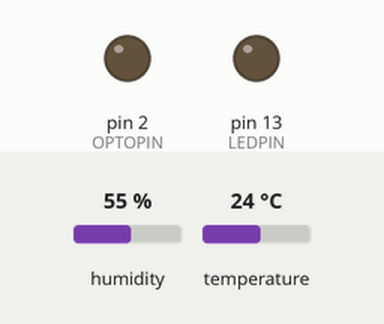
Recording of a sketch running on a simulated Arduino Uno, built with avr-gcc and run on an emulated ATmega328P. On the bench: output pins drawn as LEDs (lit = HIGH). The inputs (shaded band) are chosen by the test bench; at power-on: humidity 55 %, temperature 24 °C.

Above: at 5.8 s.
5.9 s: humidity set to 57 %
At 10.4 s:
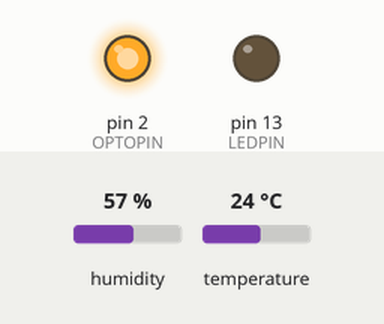
11.9 s: humidity set to 22 %
At 16.3 s:
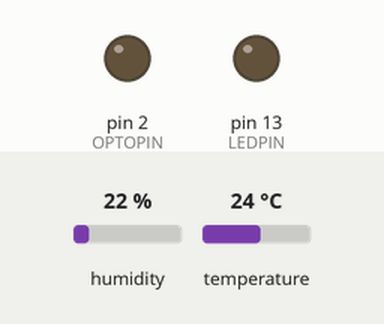
17.9 s: humidity set to 68 %
At 20.9 s:
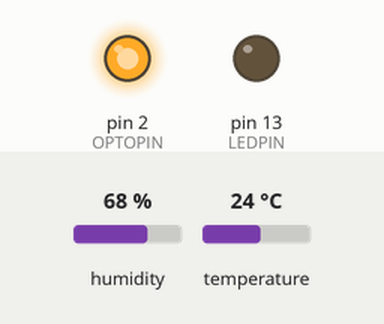
Timing chart, 0 to 22.4 s (numbered marks = the images above; inputs shaded):
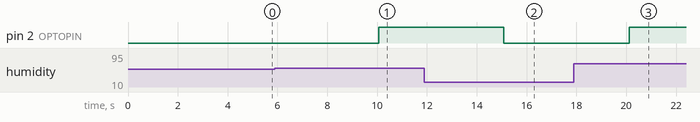

The sketch:

main.ino
```cpp
#include <Time.h>

//Celsius to Fahrenheit conversion
double Fahrenheit(double celsius)
{
  return 1.8 * celsius + 32;
}

// fast integer version with rounding
//int Celcius2Fahrenheit(int celcius)
//{
//  return (celsius * 18 + 5)/10 + 32;
//}


//Celsius to Kelvin conversion
double Kelvin(double celsius)
{
  return celsius + 273.15;
}

double dewPoint(double celsius, double humidity)
{
  // (1) Saturation Vapor Pressure = ESGG(T)
  double RATIO = 373.15 / (273.15 + celsius);
  double RHS = -7.90298 * (RATIO - 1);
  RHS += 5.02808 * log10(RATIO);
  RHS += -1.3816e-7 * (pow(10, (11.344 * (1 - 1/RATIO ))) - 1) ;
  RHS += 8.1328e-3 * (pow(10, (-3.49149 * (RATIO - 1))) - 1) ;
  RHS += log10(1013.246);

        // factor -3 is to adjust units - Vapor Pressure SVP * humidity
  double VP = pow(10, RHS - 3) * humidity;

        // (2) DEWPOINT = F(Vapor Pressure)
  double T = log(VP/0.61078);   // temp var
  return (241.88 * T) / (17.558 - T);
}

// delta max = 0.6544 wrt dewPoint()
// 6.9 x faster than dewPoint()
// reference: http://en.wikipedia.org/wiki/Dew_point
double dewPointFast(double celsius, double humidity)
{
  double a = 17.271;
  double b = 237.7;
  double temp = (a * celsius) / (b + celsius) + log(humidity*0.01);
  double Td = (b * temp) / (a - temp);
  return Td;
}


#include <dht11.h>

dht11 DHT11;

#define DHT11PIN 3
#define OPTOPIN 2
#define LEDPIN 13

#define DEBUG false
#define SHOWLED false

void setup()
{

  pinMode(OPTOPIN,OUTPUT);
  digitalWrite(OPTOPIN,LOW);
  pinMode(LEDPIN, OUTPUT);

  if (DEBUG) {
    Serial.begin(115200);
    Serial.println("DHT11 TEST PROGRAM ");
    Serial.print("LIBRARY VERSION: ");
    Serial.println(DHT11LIB_VERSION);
    Serial.println();
  }
}

void fanOff() {
  if (DEBUG) { Serial.print("turning fan off"); }
  pinMode(OPTOPIN,OUTPUT);
  digitalWrite(OPTOPIN,LOW);
  if (SHOWLED) {
    digitalWrite(LEDPIN, LOW);
  }
}

void fanOn() {
  if (DEBUG) { Serial.print("turning fan on"); }
  pinMode(OPTOPIN,OUTPUT);
  digitalWrite(OPTOPIN,HIGH);
  if (SHOWLED) {
    digitalWrite(LEDPIN, HIGH);
  }
}


void loop()
{
  if (DEBUG) { Serial.println("\n"); }

  int chk = DHT11.read(DHT11PIN);

  if (DEBUG) { Serial.print("Read sensor: "); }

  switch (chk)
  {
    case DHTLIB_OK:

      if (DEBUG) {
        Serial.println("OK");
        Serial.print("Humidity (%): ");
        Serial.println((float)DHT11.humidity, 2);
        Serial.print("Temperature (°C): ");
        Serial.println((float)DHT11.temperature, 2);
        Serial.print("Dew Point (°C): ");
        Serial.println(dewPointFast(DHT11.temperature, DHT11.humidity));
      }

      if (DHT11.humidity > 55) {
      // if (second() > 29) {
        fanOn();
      } else {
        fanOff();
      }


      break;
    case DHTLIB_ERROR_CHECKSUM:
      if (DEBUG) { Serial.println("Checksum error"); }
      break;
    case DHTLIB_ERROR_TIMEOUT:
      if (DEBUG) { Serial.println("Time out error"); }
      break;
    default:
      if (DEBUG) { Serial.println("Unknown error"); }
      break;
  }


  delay(5000);
}
```

Measured:
- the behaviour switches between 55 and 56 % on humidity (found by bisection; images 0 and 1)
- after the input at 5.9 s, pin 2 (OPTOPIN): LOW → HIGH after 4.2 s
- after the input at 11.9 s, pin 2 (OPTOPIN): HIGH → LOW after 3.2 s
- after the input at 17.9 s, pin 2 (OPTOPIN): LOW → HIGH after 2.2 s
